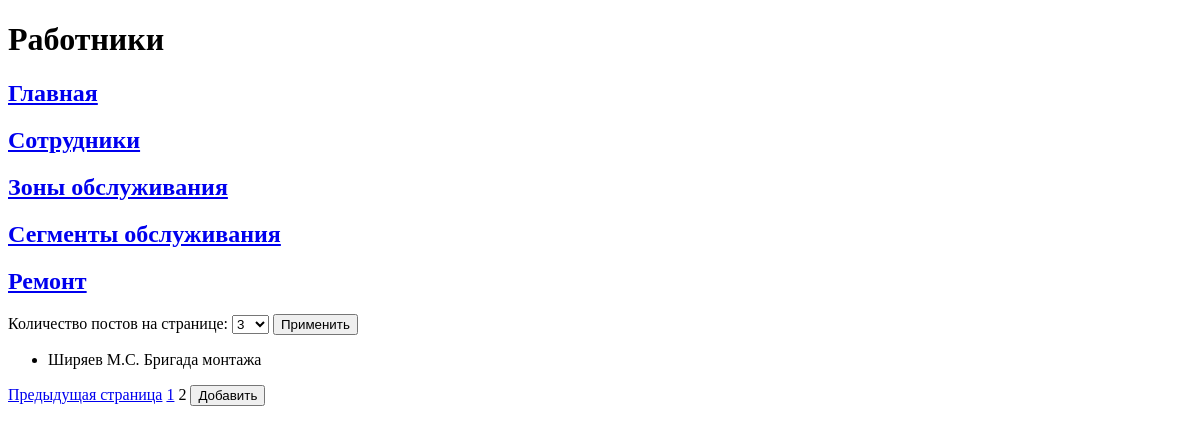
Before: /plant/employee?page=3 with the older database file.
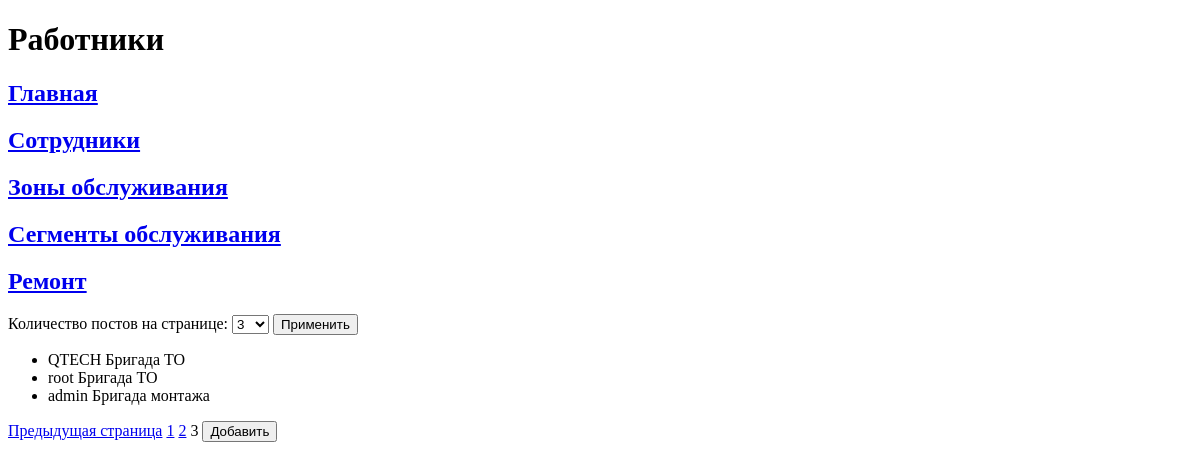
After: the same page with the newer database file.
### plant/models.py (models this page shows, shortened)
class Employee(models.Model):
    name = models.CharField(max_length=255)
    position = models.CharField(max_length=50)
    boss = models.BooleanField(default=False)
    activ = models.BooleanField(default=True)
    brigade = models.ForeignKey(Brigade, on_delete=models.CASCADE, related_name='brigade_employees')
    class Meta:
        verbose_name = "Сотрудник"
        verbose_name_plural = "Сотрудники"

class Brigade(models.Model):
    name = models.CharField(max_length=255)
    description = models.TextField()
    leader = models.ForeignKey('Employee', on_delete=models.CASCADE, related_name='brigade_leader')
    class Meta:
        verbose_name = "Бригада"
        verbose_name_plural = "Бригады"

### plant/views.py (the view)
# urls.py: path('plant/employee', view_plant_employee),
def view_plant_employee(request):
    header = "Работники"
    employee = Employee.objects.select_related('brigade').all().order_by('id')
    posts_per_page = request.GET.get('posts_per_page', 3)
    paginator = Paginator(employee,posts_per_page)  # 10 постов на странице
    page_number = request.GET.get('page',1)
    page_posts = paginator.get_page(page_number)
    context = {'header': header, 'page_post': page_posts}
    return render(request, 'employee.html', context)

### plant/templates/employee.html (shortened to what this page needs)
{% extends "menu.html" %}
{% block pagename %}
    <h1> {{ header }}</h1>
{% endblock %}
{% block menu %}
    {{ block.super }}
{% endblock %}
{% block content %}
    <form action="" method="get">
    <label for="posts_per_page">Количество постов на странице:</label>
    <select id="posts_per_page" name="posts_per_page">
      <option value="3" {% if request.GET.posts_per_page == '3' %}selected{% endif %}>3</option>
    </select>
    <button type="submit">Применить</button>
  </form>
  <ul>
    {% for post in page_post %}
      <li>
        {{ post.name }} {{ post.brigade.name }}
      </li>
    {% endfor %}
  </ul>
  {% if page_post.has_previous %}
    <a href="?page={{ page_post.previous_page_number }}">Предыдущая страница</a>
  {% endif %}
  {% for num in page_post.paginator.page_range %}
    {% if page_post.number == num %}
      <span>{{ num }}</span>
    {% else %}
      <a href="?page={{ num }}">{{ num }}</a>
    {% endif %}
  {% endfor %}
    <button type="submit" onclick="location.href='http://127.0.0.1:8000/plant/employee/sign_up';">Добавить</button>
{% endblock %}

### plant/templates/menu.html (shortened to what this page needs)
{% load static %}
<!DOCTYPE html>
<html lang="en">
<head>
</head>
<body>
    <header>
        {% block pagename %}
        {% endblock %}
    </header>
    <nav>
        {% block menu %}
            <a href="http://127.0.0.1:8000/plant"><h2>Главная</h2></a>
            <a href="http://127.0.0.1:8000/plant/employee"><h2>Сотрудники</h2></a>
            <a href="http://127.0.0.1:8000/plant/local"><h2>Зоны обслуживания</h2></a>
            <a href="http://127.0.0.1:8000/plant/segment"><h2>Сегменты обслуживания</h2></a>
            <a href="http://127.0.0.1:8000/plant/task"><h2>Ремонт</h2></a>
        {% endblock %}
    </nav>
    <main>
        {% block content %}
        {% endblock %}
    </main>
</body>
</html>

Changed rows visible on the page:
no longer on this page (row unchanged): Employee: name "Ширяев М.С.", brigade.name "Бригада монтажа"
added Employee: name "QTECH", brigade.name "Бригада ТО"
added Employee: name "root", brigade.name "Бригада ТО"
added Employee: name "admin", brigade.name "Бригада монтажа"
Other visible differences:
list line gone: "2"
new list line: "2"
new list line: "3"
